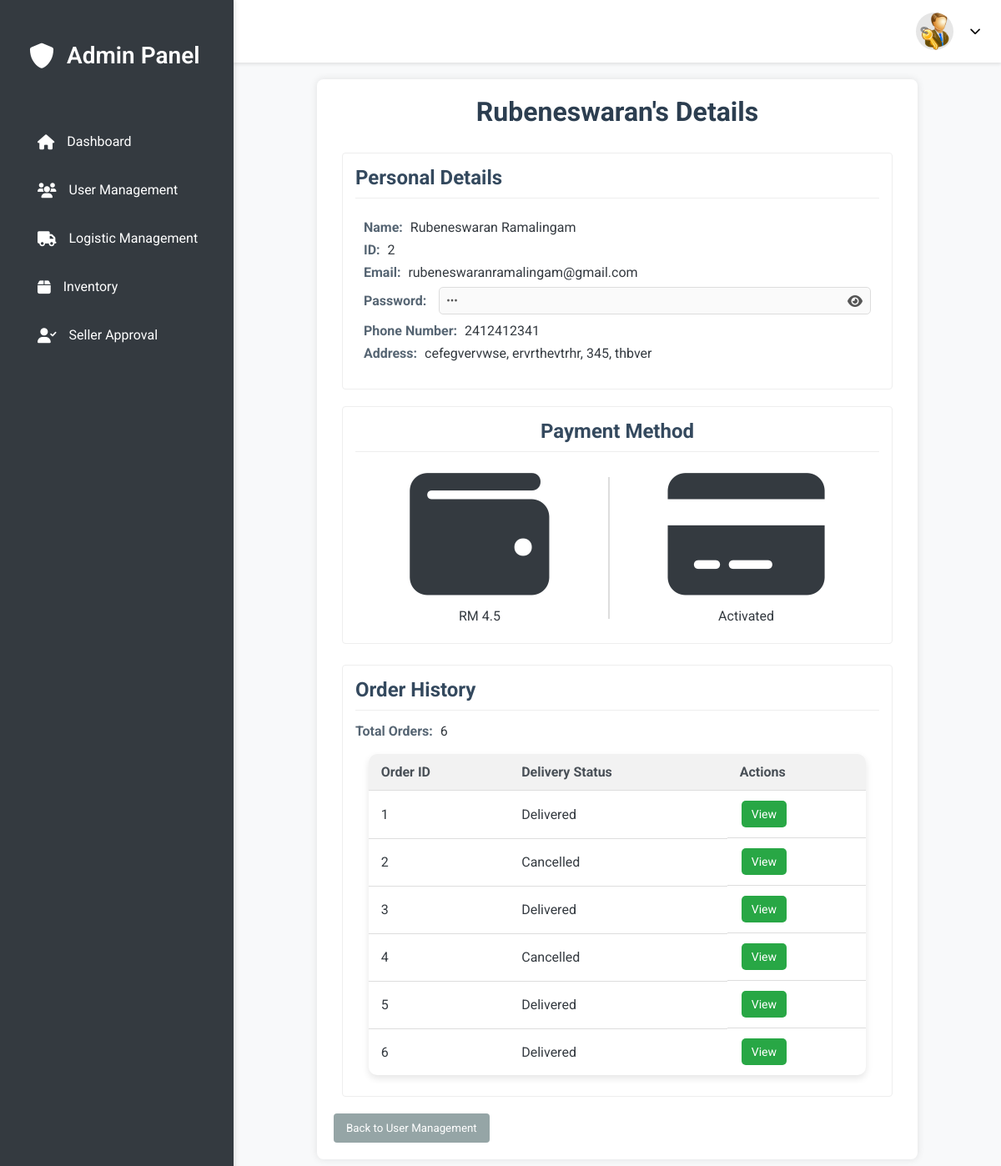
The app's page /admin/view_user/2, older data.
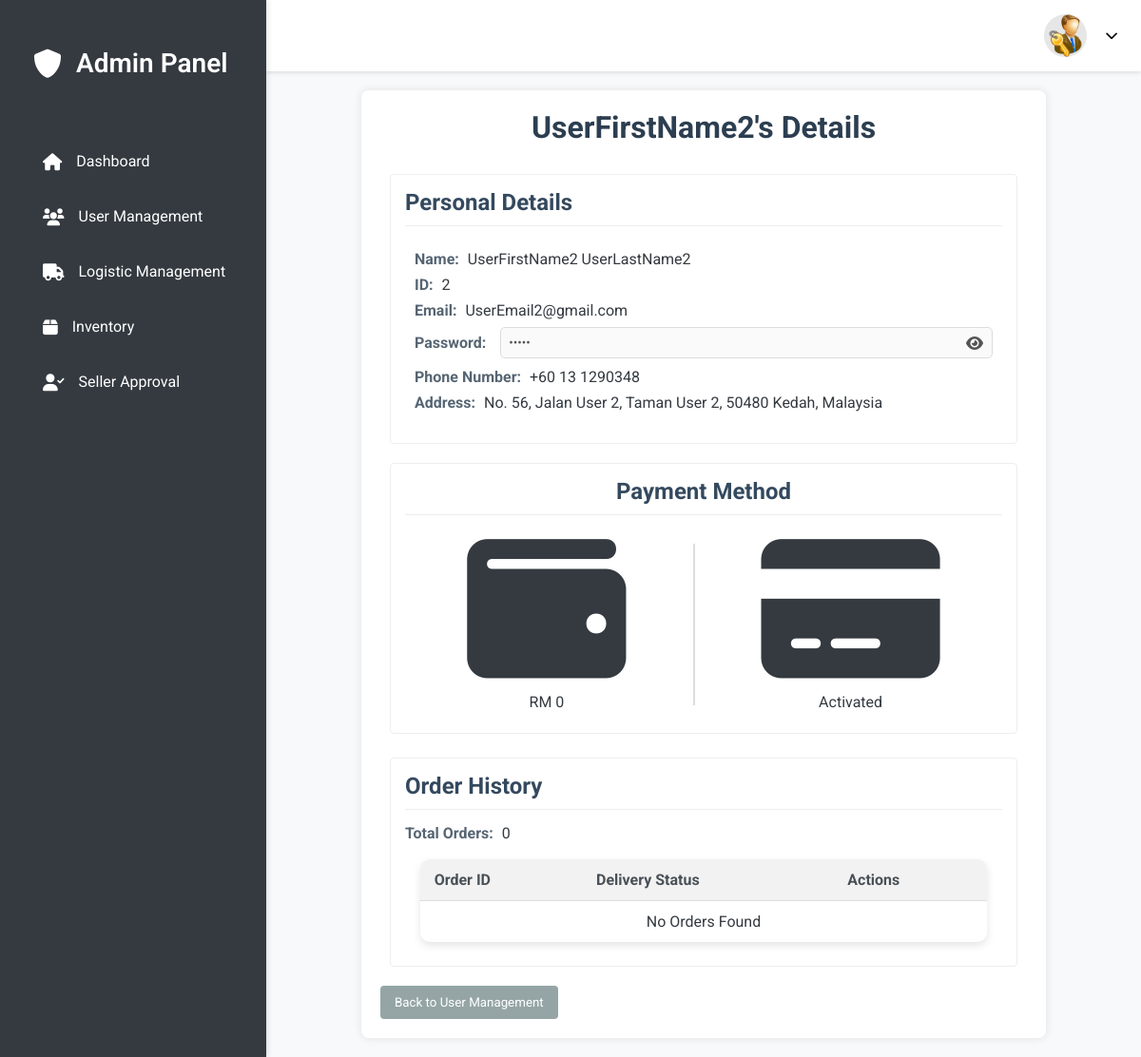
The same page, newer data.
### tables this page shows
CREATE TABLE user (
        pid INTEGER PRIMARY KEY AUTOINCREMENT,
        firstName TEXT NOT NULL,
        lastName TEXT NULL,
        email TEXT UNIQUE NOT NULL,
        password TEXT NOT NULL,
        isSeller INTEGER DEFAULT 0,
        haveBankCard INTEGER DEFAULT 0,
        phone_number TEXT,
        wallet DECIMAL(10, 2) DEFAULT 0.00,
        address TEXT
    );

CREATE TABLE orders (
        id INTEGER PRIMARY KEY AUTOINCREMENT,
        buyer_id INTEGER NOT NULL,
        product_id INTEGER NOT NULL, 
        quantity INTEGER NOT NULL,
        date DATE NOT NULL,
        payment_method TEXT NOT NULL,
        delivery_status TEXT DEFAULT 'Pending',
        seller_status TEXT DEFAULT 'Pending',
        total_amount DECIMAL(10,2) NOT NULL,
        FOREIGN KEY (buyer_id) REFERENCES user(pid) ON DELETE CASCADE ON UPDATE CASCADE
        FOREIGN KEY (product_id) REFERENCES products(id) 
    );

### admin_feature.py (the view)
@admin_blueprint.route("/view_user/<int:id>", methods=["POST", "GET"])
def view_user(id):
  con = get_connect_db()
  cur = con.cursor()
  try:
    cur.execute("SELECT * FROM user WHERE pid = ?", (id,))
    user = cur.fetchone()
    if not user:
         flash("User not found.", "warning")
         return redirect(url_for("admin.user_management"))
    cur.execute("""
    SELECT
        o.id,
        o.date,
        o.total_amount,
        o.delivery_status,
        p.name AS product_name
    FROM orders o
    JOIN products p ON o.product_id = p.id
    WHERE o.buyer_id = ?
  """, (id,))
    orders = cur.fetchall()
    orders = [{"id": order[0], "date": order[1], "total_amount": order[2], "delivery_status":order[3], "product_name": order[4] } for order in orders]
  except Exception as e:
       flash(f"An error occurred: {e}", "danger")
  finally:
    con.close()
  return render_template("view_user_details.html", user=user, orders=orders)

### db.py (called while the page is built)
def get_connect_db():
    conn = sqlite3.connect(DATABASE_PATH)
    conn.row_factory = sqlite3.Row
    return conn

### web.py (called while the page is built)
@app.after_request
def add_header(response):
    response.headers["Cache-Control"] = "no-store, no-cache, must-revalidate, post-check=0, pre-check=0, max-age=0"
    response.headers["Pragma"] = "no-cache"
    response.headers["Expires"] = "0"
    return response

### templates/view_user_details.html (shortened to what this page needs)
{% extends "admin_page.html" %}
{% block content %}
<link rel="stylesheet" href="https://cdnjs.cloudflare.com/ajax/libs/font-awesome/6.0.0/css/all.min.css"
 />
<link rel="stylesheet" href="/static/view_user_details.css">
<div class="user-details-container">
    <h1>{{ user.firstName }}'s Details</h1>
    <div class="content-container">
        <section class="personal-info-section">
            <h2>Personal Details</h2>
            <div class="details-card">
              <p>
                <strong>Name:</strong>
                {{ user.firstName }} {{ user.lastName }}
              </p>
               <p><strong>ID:</strong> {{ user.pid }}</p>
               <p><strong>Email:</strong> {{ user.email }}</p>
                 <div class="password-field">
                    <label><strong>Password:</strong></label>
                    <input type="password" id="password" value="{{ user.password }}" disabled>
                    <i class="fas fa-eye password-toggle" id="togglePassword"></i>
                </div>
               {% if user.phone_number %}
                 <p><strong>Phone Number:</strong> {{ user.phone_number }}</p>
               {% endif %}
               {% if user.address %}
                 <p><strong>Address:</strong> {{ user.address }}</p>
               {% endif %}
            </div>
        </section>
       <section class="payment-info-section">
             <h2>Payment Method</h2>
             <div class="payment-icons">
                <div id="wallet" class="icon-container">
                  <i class="fas fa-wallet fa-3x"></i>
                  <p>RM {{ user.wallet }}</p>
                </div>
                <div class="separator"></div>
                <div id="card" class="icon-container">
                  <i class="fas fa-credit-card fa-3x"></i>
                  <p>{% if user.haveBankCard == 1 %}Activated{% else %}Not activated{% endif %}</p>
                </div>
              </div>
            </section>
    </div>
    <section class="order-history-section">
        <h2>Order History</h2>
        <p><strong>Total Orders:</strong> {{ orders|length }}</p>
        <div class="table-responsive">
        <table class="order-table">
             <thead>
              <tr>
                    <th>Order ID</th>
                    <th>Delivery Status</th>
                    <th>Actions</th>
              </tr>
             </thead>
            <tbody>
             {% for order in orders %}
                <tr>
                  <td>{{ order.id }}</td>
                  <td>{{ order.delivery_status }}</td>
                  <td class="action-buttons">
                      <form action="{{ url_for('admin.view_order_details', order_id=order.id) }}" method="GET">
                          <button type="submit" class="view-btn">View</button>
                      </form>
                  </td>
                </tr>
                {% else %}
                <tr>
                   <td colspan="3" style="text-align: center">No Orders Found</td>
                </tr>
                {% endfor %}
            </tbody>
        </table>
    </div>
   </section>
    <button class="back-button" onclick="window.location.href='{{ url_for('admin.user_management') }}'">Back to User Management</button>
</div>
{% endblock %}

Row changes from the older to the newer data that the page shows:
no longer on this page (row edited): orders: id "1", delivery_status "Delivered"
no longer on this page (row edited): orders: id "2", delivery_status "Cancelled"
no longer on this page (row edited): orders: id "3", delivery_status "Delivered"
no longer on this page (row edited): orders: id "4", delivery_status "Cancelled"
no longer on this page (row edited): orders: id "5", delivery_status "Delivered"
no longer on this page (row edited): orders: id "6", delivery_status "Delivered"
changed user id 2: firstName "Rubeneswaran" → "UserFirstName2"; lastName "Ramalingam" → "UserLastName2"; email "rubeneswaranramalingam@gmail.com" → "UserEmail2@gmail.com"; phone_number "2412412341" → "+60 13 1290348"; address "cefegvervwse, ervrthevtrhr, 345, thbver" → "No. 56, Jalan User 2, Taman User 2, 50480 Kedah, Malaysia"; wallet "4.5" → "0"
Text that changed along with them:
{{ orders|length }}: "6" → "0"
text now shown: "No Orders Found"
